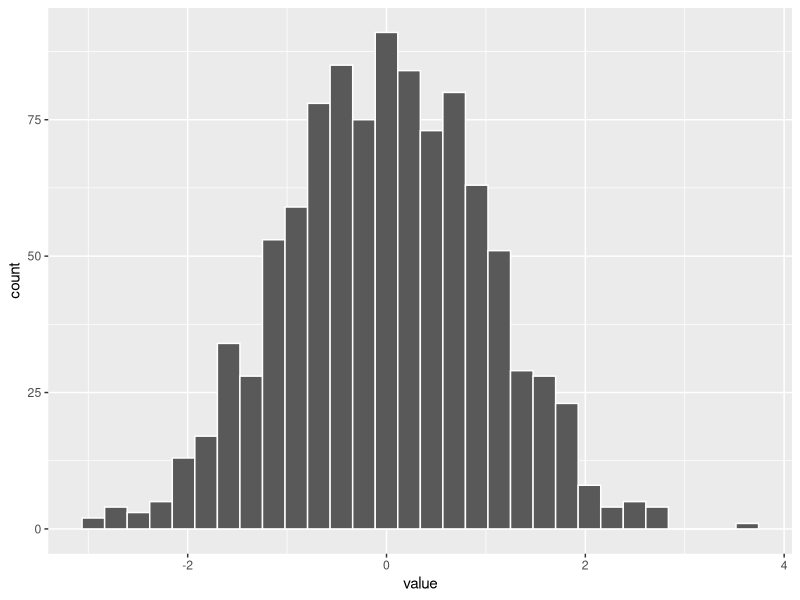

Reproduce this figure in R.
## ---- chunk 1
knitr::opts_chunk$set(echo = TRUE)
## ---- chunk 2
library(tidyverse)
## ---- chunk 3
mi_tabla=tribble(
  ~Edad, ~Genero, ~Pueblo_nacido,
  23, "F", "Caguas"
)
mi_tabla
## ---- chunk 4
x=as_tibble(rnorm(1000, 0,1)) # Creamos un conjunto de datos
x

ggplot(x, aes(value))+
  geom_histogram(colour="white")

